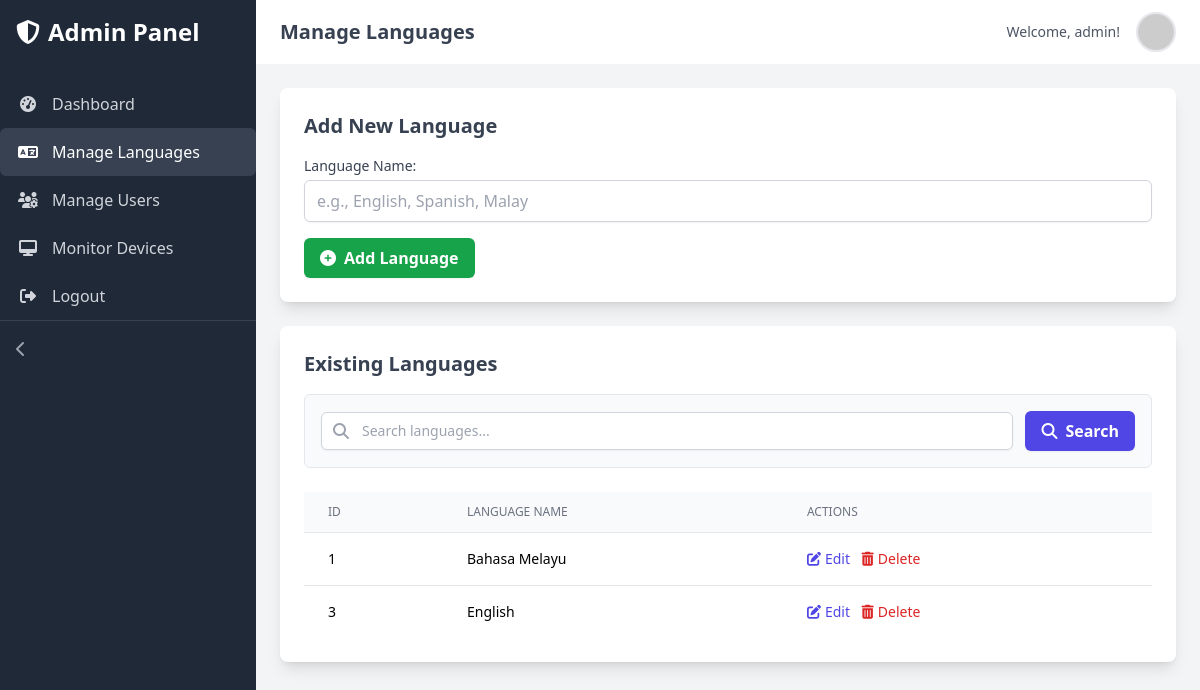
The page /main/admin_dashboard.php (signed in) on the database its author committed.
### tables this page shows
CREATE TABLE `languages` (
  `id` int(11) NOT NULL,
  `language_name` varchar(100) NOT NULL,
  `created_at` timestamp NOT NULL DEFAULT current_timestamp(),
  `created_by` int(11) DEFAULT NULL
);

### main/admin_dashboard.php (the view, shortened to what this page needs)
<?php
include 'db_connection.php';
$search_query = '';
$language_to_edit_id = null;
$language_to_edit_name = '';
$sql = "SELECT id, language_name FROM languages";
$sql .= " ORDER BY id ASC";
$stmt_all = $conn->prepare($sql); $result_all_languages = false;
if ($stmt_all) {
    if ($stmt_all->execute()) $result_all_languages = $stmt_all->get_result();
    else $error_message = "Error executing fetch: " . ($stmt_all->error ?? $conn->error);
} else {
    $error_message = "Error preparing fetch: " . htmlspecialchars($conn->error);
}
?>
<!DOCTYPE html>
<html lang="en">
<head>
    <script src="https://cdn.tailwindcss.com"></script>
    <link rel="stylesheet" href="https://cdnjs.cloudflare.com/ajax/libs/font-awesome/6.5.2/css/all.min.css" />
</head>
<body class="bg-gray-100 font-sans antialiased">
<div class="flex h-screen overflow-hidden">
    <?php include 'sidebar.php';  ?>
    <div class="flex-1 flex flex-col overflow-hidden">
        <header class="bg-white shadow-md">
             <div class="container mx-auto px-6 py-3 flex items-center justify-between">
                <div class="flex items-center">
                     <h1 class="text-xl font-semibold text-gray-700 hidden lg:block">Manage Languages</h1>
                </div>
                <div class="flex items-center space-x-4">
                    <span class="text-gray-600 text-sm">Welcome, <?php echo htmlspecialchars($_SESSION['username']); ?>!</span>
                    <button class="block h-10 w-10 rounded-full overflow-hidden border-2"><img class="h-full w-full object-cover" src="https://placehold.co/40x40/718096/E2E8F0?text=A" alt="Avatar" /></button>
                </div>
            </div>
        </header>
        <main class="flex-1 overflow-x-hidden overflow-y-auto bg-gray-100 p-6">
            <div class="container mx-auto">
                <section id="manage-languages" class="mb-12">
                    <div class="bg-white p-6 rounded-lg shadow-lg mb-6">
                        <h2 class="text-xl font-semibold text-gray-700 mb-4"><?php echo $language_to_edit_id ? 'Edit Language' : 'Add New Language'; ?></h2>
                        <form action="<?php echo htmlspecialchars($_SERVER["PHP_SELF"]); ?>" method="POST" class="space-y-4">
                            <div>
                                <label for="language_name_input" class="block text-sm font-medium text-gray-700">Language Name:</label>
                                <input type="text" id="language_name_input" name="language_name" class="mt-1 input-std" placeholder="e.g., English, Spanish, Malay" value="<?php echo htmlspecialchars($language_to_edit_name); ?>" required />
                            </div>
                            <div class="flex items-center">
                                <?php if ($language_to_edit_id): ?>
                                    <button type="submit" name="update_language" class="btn-icon bg-blue-600 hover:bg-blue-700 text-white font-semibold py-2 px-4 rounded-md shadow-sm"><i class="fas fa-save"></i>Update Language</button>
                                    <a href="<?php echo get_redirect_url_with_search('admin_dashboard.php', $search_query); ?>" class="ml-3 btn-icon border border-gray-300 py-2 px-4 rounded-md bg-white hover:bg-gray-50 text-gray-700">Cancel Edit</a>
                                <?php else: ?>
                                    <button type="submit" name="add_language" class="btn-icon bg-green-600 hover:bg-green-700 text-white font-semibold py-2 px-4 rounded-md shadow-sm"><i class="fas fa-plus-circle"></i>Add Language</button>
                                <?php endif; ?>
                            </div>
                        </form>
                    </div>
                    <div class="bg-white p-6 rounded-lg shadow-lg">
                        <h2 class="text-xl font-semibold text-gray-700 mb-4">Existing Languages</h2>
                        <form action="<?php echo htmlspecialchars($_SERVER["PHP_SELF"]); ?>" method="GET" class="mb-6">
                            <div class="flex items-center space-x-3 bg-gray-50 p-4 rounded-md border border-gray-200">
                                <div class="relative flex-1">
                                    <div class="absolute inset-y-0 left-0 pl-3 flex items-center pointer-events-none"><i class="fas fa-search text-gray-400"></i></div>
                                    <input type="text" name="search_query" id="search_query_input" placeholder="Search languages..." class="block w-full pl-10 px-3 py-2 bg-white border border-gray-300 rounded-md shadow-sm focus:outline-none focus:ring-indigo-500 focus:border-indigo-500 sm:text-sm" value="<?php echo htmlspecialchars($search_query); ?>">
                                </div>
                                <button type="submit" class="btn-icon bg-indigo-600 hover:bg-indigo-700 text-white font-semibold py-2 px-4 rounded-md shadow-sm"><i class="fas fa-search"></i>Search</button>
                            </div>
                        </form>
                        <div class="overflow-x-auto">
                            <?php if ($result_all_languages && $result_all_languages->num_rows > 0): ?>
                                <table class="min-w-full divide-y divide-gray-200">
                                    <thead class="bg-gray-50"><tr><th class="px-6 py-3 text-left text-xs font-medium text-gray-500 uppercase">ID</th><th class="px-6 py-3 text-left text-xs font-medium text-gray-500 uppercase">Language Name</th><th class="px-6 py-3 text-left text-xs font-medium text-gray-500 uppercase">Actions</th></tr></thead>
                                    <tbody class="bg-white divide-y divide-gray-200">
                                        <?php while ($row = $result_all_languages->fetch_assoc()): ?>
                                            <?php
                                                $edit_params = ['edit_language' => $row['id']];
                                                $edit_url = 'admin_dashboard.php?' . http_build_query($edit_params);
                                            ?>
                                            <tr>
                                                <td class="px-6 py-4 whitespace-nowrap text-sm"><?php echo $row['id']; ?></td>
                                                <td class="px-6 py-4 whitespace-nowrap text-sm"><?php echo htmlspecialchars($row['language_name']); ?></td>
                                                <td class="px-6 py-4 whitespace-nowrap text-sm font-medium space-x-2">
                                                    <a href="<?php echo htmlspecialchars($edit_url); ?>#manage-languages" class="text-indigo-600 hover:text-indigo-900"><i class="fas fa-edit mr-1"></i>Edit</a>
                                                    <form action="<?php echo htmlspecialchars($_SERVER["PHP_SELF"]); ?>" method="POST" class="inline-block">
                                                        <button type="submit" name="delete_language" class="text-red-600 hover:text-red-900" onclick="return confirm('Delete \'<?php echo addslashes(htmlspecialchars($row['language_name'])); ?>\'?');"><i class="fas fa-trash-alt mr-1"></i>Delete</button>
                                                    </form>
                                                </td>
                                            </tr>
                                        <?php endwhile; ?>
                                    </tbody>
                                </table>
                            <?php else: ?>
                                <div class="text-center py-8"><i class="fas fa-box-open fa-3x text-gray-400 mb-3"></i><p class="text-gray-500"><?php echo !empty($search_query) ? "No languages found matching your search." : "No languages found."; ?></p></div>
                            <?php endif; ?>
                        </div>
                    </div>
                </section>
            </div>
        </main>
    </div>
</div>
</body>
</html>

### main/admin_dashboard.php (style rules this page uses)
.btn-icon { display: inline-flex; align-items: center; justify-content: center; }
.btn-icon i { margin-right: 0.5rem; }

### rows shown on the page
languages: id "1", language_name "Bahasa Melayu"
languages: id "3", language_name "English"

### other values the page prints
$item['label'] "Dashboard"
$item['label'] "Manage Languages"
$item['label'] "Manage Users"
$item['label'] "Monitor Devices"
$item['label'] "Logout"
$_SESSION['username'] "admin"
